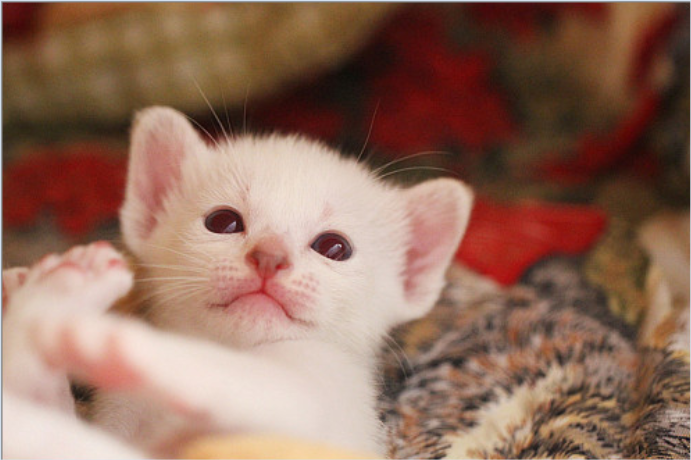
#> input picture func_tools/imges/cat.png, 691 x 460 px
$ python '直方图.py'
#> lines starting #> are read from the running program, lines starting #| are printed output that depends on the picture
### func_tools/utils.py
import cv2


# 图像展示
def cv_show(img, title):
    cv2.imshow(title, img)
    cv2.waitKey(0)
    cv2.destroyAllWindows()

### func_tools/直方图.py
# 直方图
import cv2
import matplotlib.pyplot as plt
import numpy as np

from utils import cv_show

img = cv2.imread('./imges/cat.png', 0)
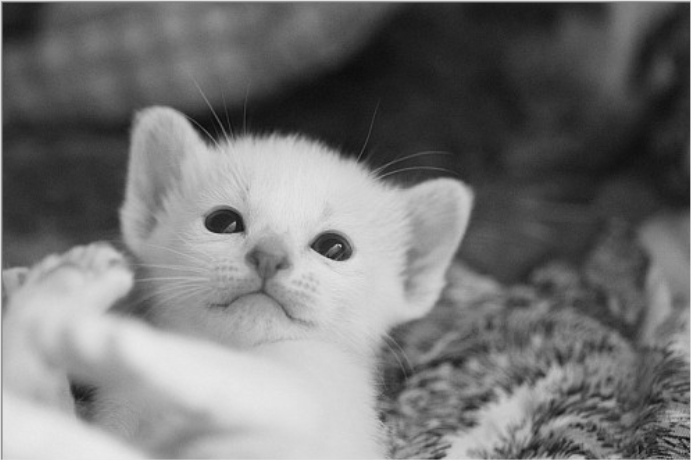
#> img: shape (460, 691); min 9, max 235, mean 117.1
hist = cv2.calcHist([img], [0], None, [256], [0, 256])
#> hist = 256 values, max 2940 at index 38, min 0 at index 0, mean 1241.6
plt.hist(img.ravel(), 256)
plt.show()
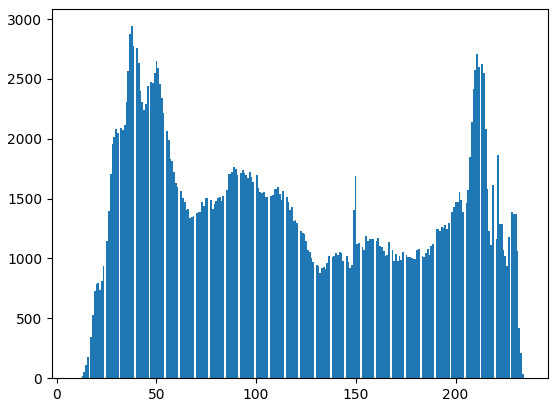
#> figure drawn by matplotlib, 1 panel; tallest bar 2940 high, from x = 37.25 to 38.13

# 直方图均衡
equ = cv2.equalizeHist(img)
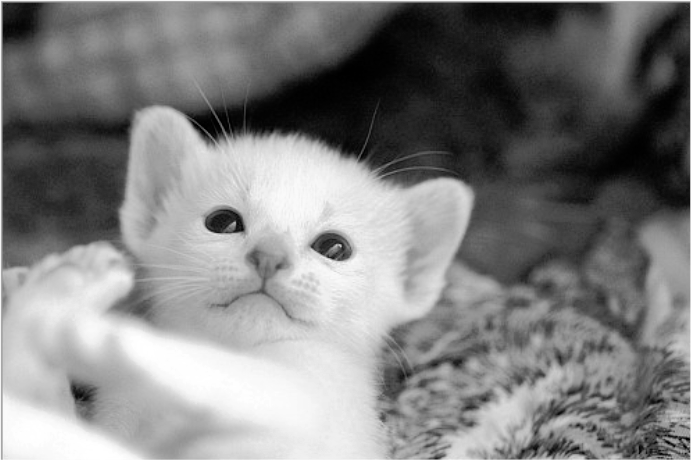
#> equ: shape (460, 691); min 0, max 255, mean 128.1
plt.hist(equ.ravel(), 256)
plt.show()
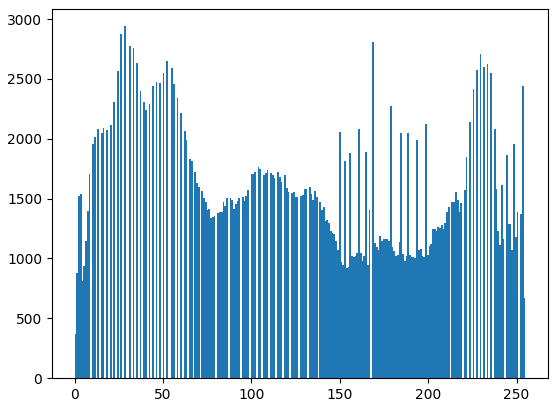
#> figure drawn by matplotlib, 1 panel; tallest bar 2940 high, from x = 27.89 to 28.89
res = np.hstack((img, equ))
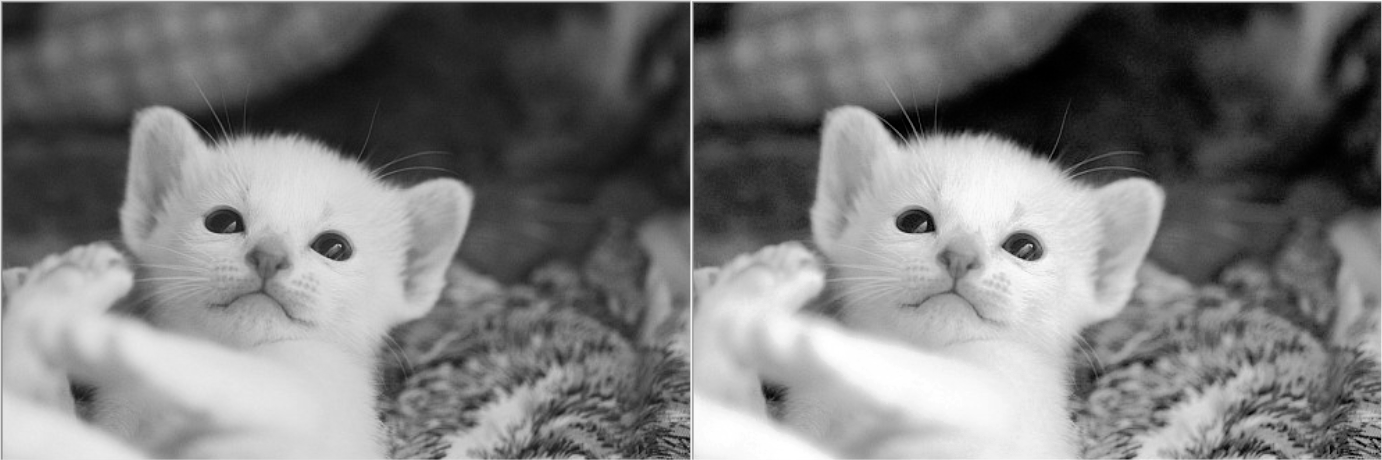
#> res: shape (460, 1382); min 0, max 255, mean 122.6
cv_show(res, 'res')
# 自适应均衡化
clahe = cv2.createCLAHE(clipLimit=2.0, tileGridSize=(8,8))
res_clahe = clahe.apply(img)
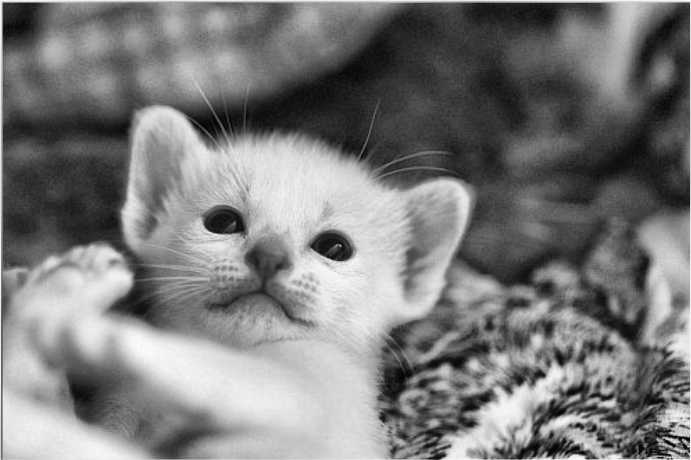
#> res_clahe: shape (460, 691); min 3, max 251, mean 123.1
res = np.hstack((img, res_clahe))
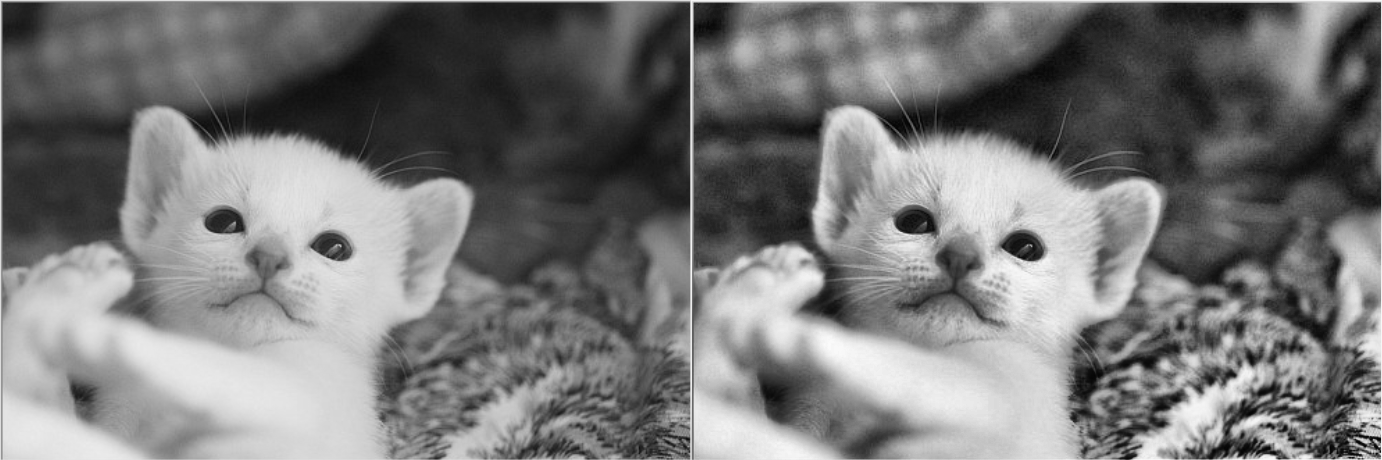
#> res: shape (460, 1382); min 3, max 251, mean 120.1
cv_show(res, 'res')
